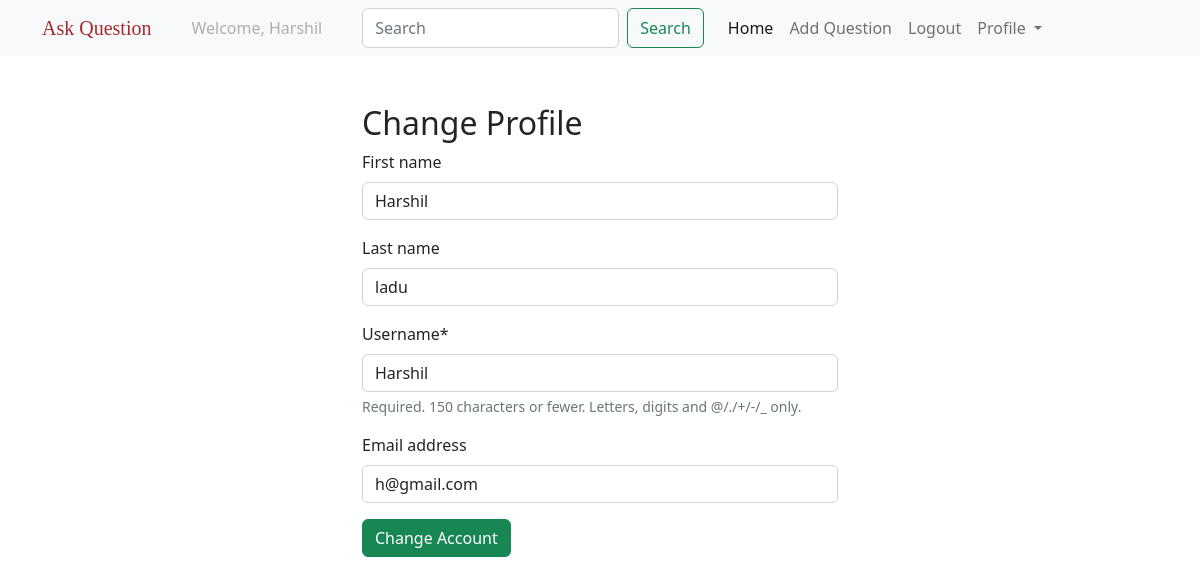
Screenshot of /profile/ (signed in) with the database file from the repository.
### users/models.py (models this page shows)
class CustomUser(AbstractUser):
    pass

### questions/views.py (the view)
# urls.py: path('profile/', change_profile, name='profile'),
@login_required
def change_profile(request):
    if request.method == "POST":
        form = ProfileForm(request.POST or None, instance=request.user)
        if form.is_valid():
            form.save()
            messages.success(request, 'Profile has been updated successfully')
    form = ProfileForm(instance=request.user)
    return render(request, 'registration/profile.html', {'form': form})

### questions/forms.py
class ProfileForm(forms.ModelForm):
    class Meta:
        model = User
        fields = ('first_name', 'last_name', 'username', 'email')

### templates/registration/profile.html (shortened to what this page needs)
{% extends 'base.html' %}
{% load crispy_forms_tags %}
{% block body %}
<div class="container profile-style mt-5">
    <h2>Change Profile</h2>
     <form action="" method="post" novalidate>
        {{form|crispy}}
        <input type="submit" value="Change Account" class="btn btn-success">
    </form>
</div>
{% endblock %}

### templates/navbar.html (shortened to what this page needs)
<nav class="navbar navbar-expand-lg bg-light">
  <div class="container">
    <a class="navbar-brand text-style" href="{% url 'qlist' %}">Ask Question</a>
    <div class="collapse navbar-collapse" id="navbarSupportedContent">
      <ul class="navbar-nav me-auto mb-2 mb-lg-0">
        {% if request.user.is_authenticated %}
        <li class="nav-item mx-3">
          <a class="nav-link disabled">Welcome, {{request.user.username}}</a>
        </li>
        <form class="d-flex mx-3">
        <input class="form-control me-2" type="search" placeholder="Search" aria-label="Search" name="q">
        <button class="btn btn-outline-success" type="submit">Search</button>
      </form>
        <li class="nav-item">
          <a class="nav-link active" aria-current="page" href="{% url 'qlist' %}">Home</a>
        </li>
        <li class="nav-item">
          <a class="nav-link" href="{% url 'create_question' %}">Add Question</a>
        </li>
         <li class="nav-item">
          <a class="nav-link" href="{% url 'logout' %}">Logout</a>
        </li>
        <li class="nav-item dropdown">
          <a class="nav-link dropdown-toggle" href="#" role="button" data-bs-toggle="dropdown" aria-expanded="false">
            Profile
          </a>
        </li>
        {% endif %}
      </ul>
    </div>
  </div>
</nav>

### templates/navbar.html (style rules this page uses)
.text-style { font-size: 30px important; font-family: fantasy !important; color: brown !important; }

### templates/registration/profile.html (style rules this page uses)
.profile-style { width:500px; height:auto; }

### rows the page displays
CustomUser: user.username "Harshil", first_name "Harshil", last_name "ladu", username "Harshil", email "h@gmail.com"
